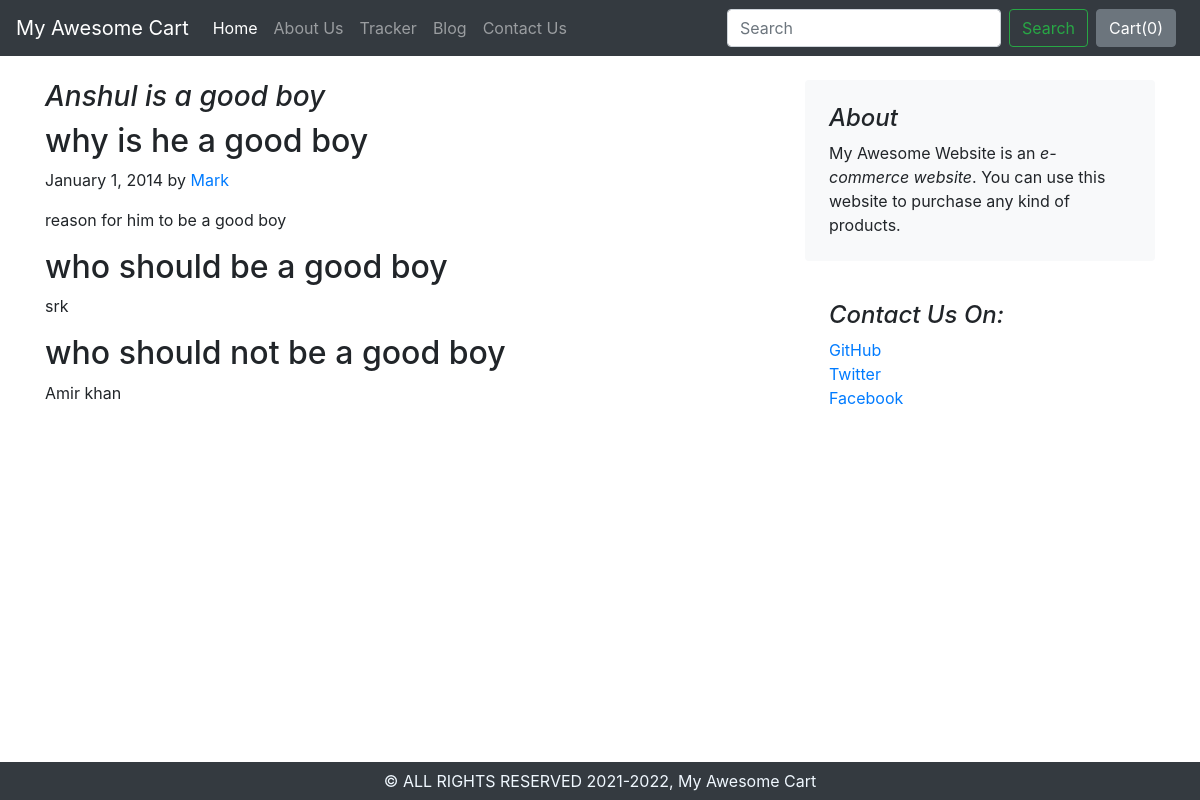
The page /blog/blogpost/1 on the database its author committed.
### blog/models.py (models this page shows)
class Blogpost(models.Model):
    post_id = models.AutoField(primary_key=True)
    title = models.CharField(max_length=50)
    head0 = models.CharField(max_length=500, default="")
    chead0 = models.CharField(max_length=5000, default="")
    head1 = models.CharField(max_length=500, default="")
    chead1 = models.CharField(max_length=5000, default="")
    head2 = models.CharField(max_length=500, default="")
    chead2 = models.CharField(max_length=5000, default="")
    pub_date = models.DateField()
    thumbnail = models.ImageField(upload_to='shop/images', default="")
    def __str__(self):
        return self.title

### blog/views.py (the view)
# urls.py: path("blogpost/<int:id>", views.blogpost, name="blogHome"),
def blogpost(request,id):
    post = Blogpost.objects.filter(post_id =id)[0]
    print(post)
    return render(request,"blog/blogpost.html",{'post':post})

### blog/templates/blog/blogpost.html (shortened to what this page needs)
{% extends 'blog/basic.html' %}
{% block body %}
<div class="container ">
    <div class="row mt-4">
        <div class="col-md-8 blog-main">
            <h3 class="font-italic ">
                {{post.title}}
            </h3>
            <div class="blog-post">
                <h2 class="blog-post-title">{{post.head0}}</h2>
                <p class="blog-post-meta">January 1, 2014 by <a href="#">Mark</a></p>
                <p>{{post.chead0}}</p>
                <h2>{{post.head1}}</h2>
                <p>{{post.chead1}}</p>
                <h2>{{post.head2}}</h2>
                <p>{{post.chead2}}</p>
            </div>
        </div>
        <aside class="col-md-4 blog-sidebar">
            <div class="p-4 mb-3 bg-light rounded">
                <h4 class="font-italic">About</h4>
                <p class="mb-0"> My Awesome Website is an <em>e-commerce website</em>. You can use this website to
                    purchase any kind of products.</p>
            </div>
            <div class="p-4">
                <h4 class="font-italic">Contact Us On:</h4>
                <ol class="list-unstyled">
                    <li><a href="#">GitHub</a></li>
                    <li><a href="#">Twitter</a></li>
                    <li><a href="#">Facebook</a></li>
                </ol>
            </div>
        </aside>
    </div>
    {% endblock %}

### rows shown on the page
Blogpost: title "Anshul is a good boy", head0 "why is he a good boy", chead0 "reason for him to be a good boy", head1 "who should be a good boy", chead1 "srk", head2 "who should not be a good boy", chead2 "Amir khan"
